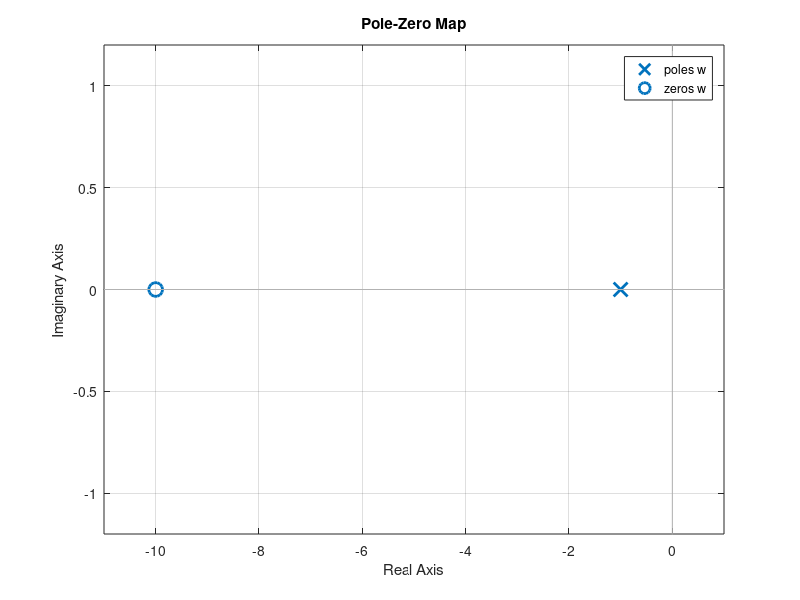
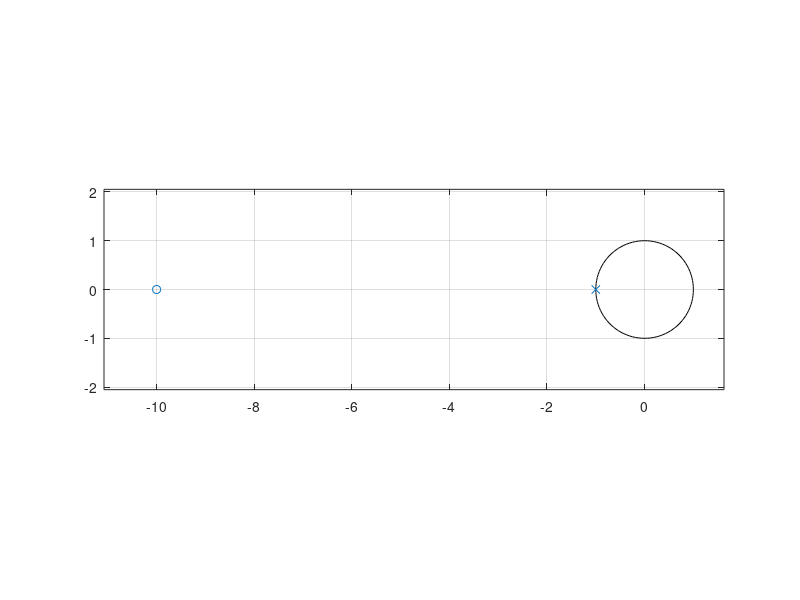

The MATLAB script that drew these images, in order:
%G1(z) é de fase mínima, pois seu polo (-1) e zero
% (-10) estão ambos situados no semi-plano esquerdo.
pkg load signal
pkg load control
clc
n=[0.1, 1];
d=[1, 1];
w=tf(n,d);
[z,p,k]= tf2zp(n,d);
figure;
pzmap(w);
figure;
zplane(z,p);
